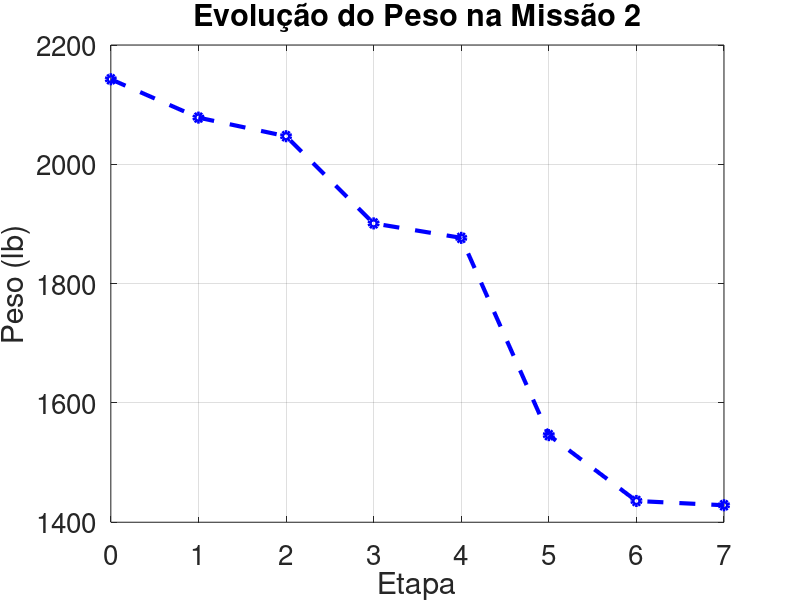

The MATLAB source for this figure:
clc;
close all;
kmh_to_fts = 0.9113446583067 ;
kg_to_lb = 2.2046226218      ;
km_to_ft = 3280.84           ;

% --- Calculo MTOW da Missão 2 ---

% -- Considerando na missão:
% 0 - 1 Decolagem
% 1 - 2 Climb
% 2 - 3 Cruzeiro de 500 km a 150 km/h
% 3 - 4 Loiter de 0.5 horas
% 4 - 5 Alijamento
% 5 - 6 Cruzeiro de 500 km a 150 km/h
% 6 - 7 Pouso

Wdrop = 150 * kg_to_lb

Wmotor = 164.2444 % lb

% Fracao de peso vazio
A = 1.67  ;
c = -0.16 ;
Kvs = 1   ;

cargaAlar = 14.4;
potenciaPeso = 0.067;

a  = 0;
b  =  0.69;
c1 = -0.10;
c2 =  0.05;
c3 =  0.1;
c4 = -0.05;
c5 =  0.17;

AR = 14;
Vmax = 161.987;

WeW0 = @(W0) A * W0^c * Kvs;

WeW0 = @(W0) a + b*W0^c1*AR^c2*potenciaPeso^c3*(cargaAlar)^c4*Vmax^c5;

% Warmp up e decolagem
W1W0 = 0.97

% Subida ate Mach M
v = 150/3.6          ; % Velocidade (m/s)
T = 275.1            ; % Temperatura do ar (K)
a = sqrt(1.4*T*287)  ;
M = v/a              ;
%W2W1 = 1.0065 - 0.0325*M
W2W1 = 0.985

% Cruzeiro
C = 0.4/3600        ; % Consumo especifico (lb/s)
R = 500*km_to_ft    ; % Range (ft)
V = 150*kmh_to_fts  ; % Velocidade (ft/s)
LDmax = 18         ;
W3W2 = exp(-R*C / (V*LDmax) )
W6W5 = W3W2

% Loiter
E = 0.5*3600 ;
W4W3 = exp(-E*C/(0.866*LDmax))

% Descida
W7W6 = 0.995

% Alijamento
Wf04 = @(W0) 1.06*(1 - W4W3*W3W2*W2W1*W1W0)*W0;
W4 = @(W0) W0 - Wf04(W0);
W5 = @(W0) W4(W0) - Wdrop;
Wf57 = @(W0) 1.06*(1 - W7W6*W6W5)*(W5(W0));
Wf = @(W0) Wf04(W0) + Wf57(W0);

g = @(W0) W0 - ( Wdrop + WeW0(W0)*W0 + Wf(W0) + Wmotor);

W0 = fzero(g, 1000)
WfW0 = Wf(W0)/W0
Wf = Wf(W0)
We = WeW0(W0)*W0

% --- plot
Wf = WfW0*W0
W1 = W1W0 * W0;
W2 = W2W1 * W1;
W3 = W3W2 * W2;
W4 = W4W3 * W3;
W5 = W4 - Wdrop;
W6 = W6W5 * W5;
W7 = W7W6 * W6

x = [0,1,2,3,4,5,6, 7];
plot(x,[W0,W1,W2,W3,W4,W5,W6,W7], 'b--o', 'LineWidth', 3)
grid('on')

title('Evolução do Peso na Missão 2', 'FontSize', 25)
xlabel('Etapa', 'FontSize', 25)
ylabel('Peso (lb)', 'FontSize', 25)

set(gca, 'FontSize', 20)  % controla os números dos eixos (ticks)
